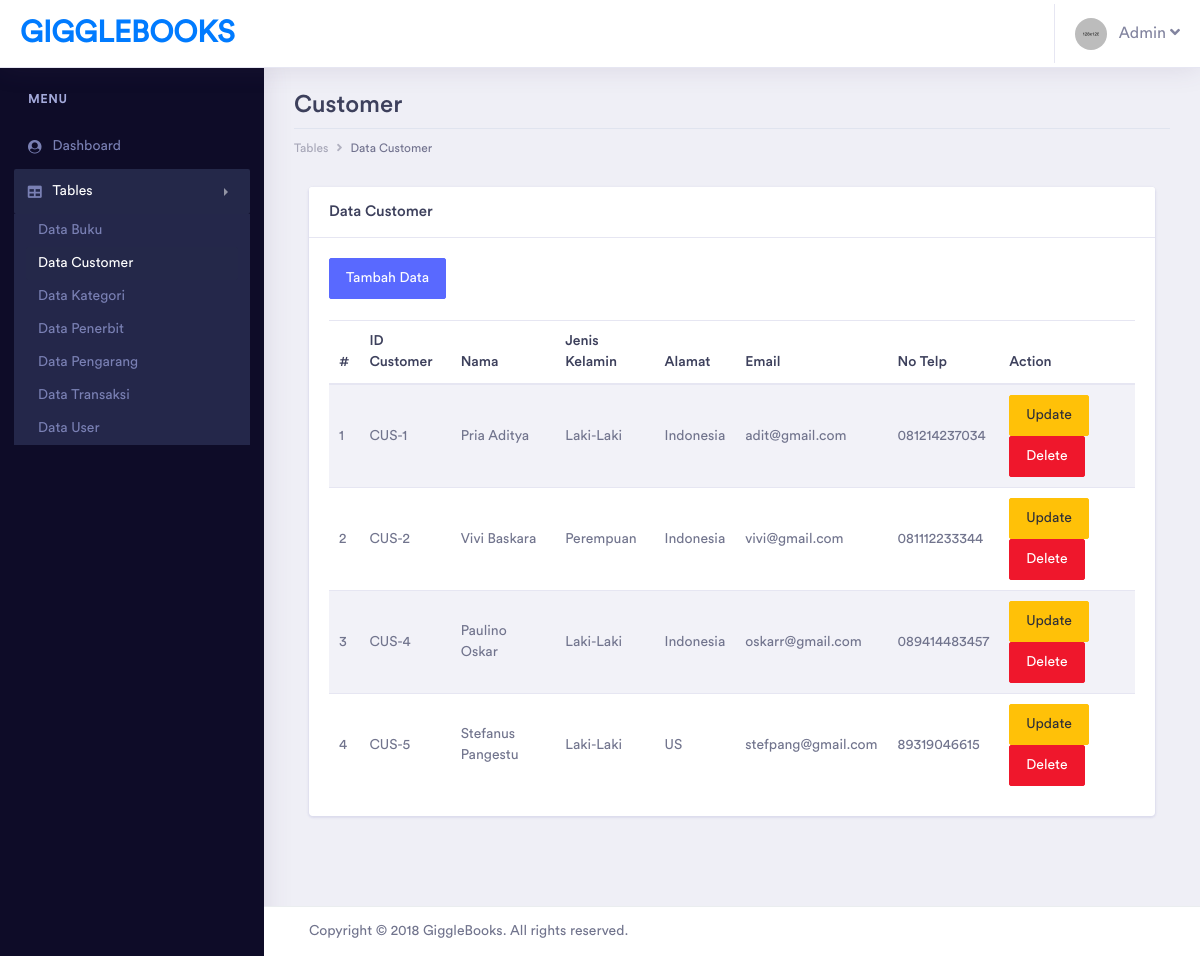
Page /GiggleBooks/admin/pages/tables/customer/table_customer.php (signed in) on the earlier database version.
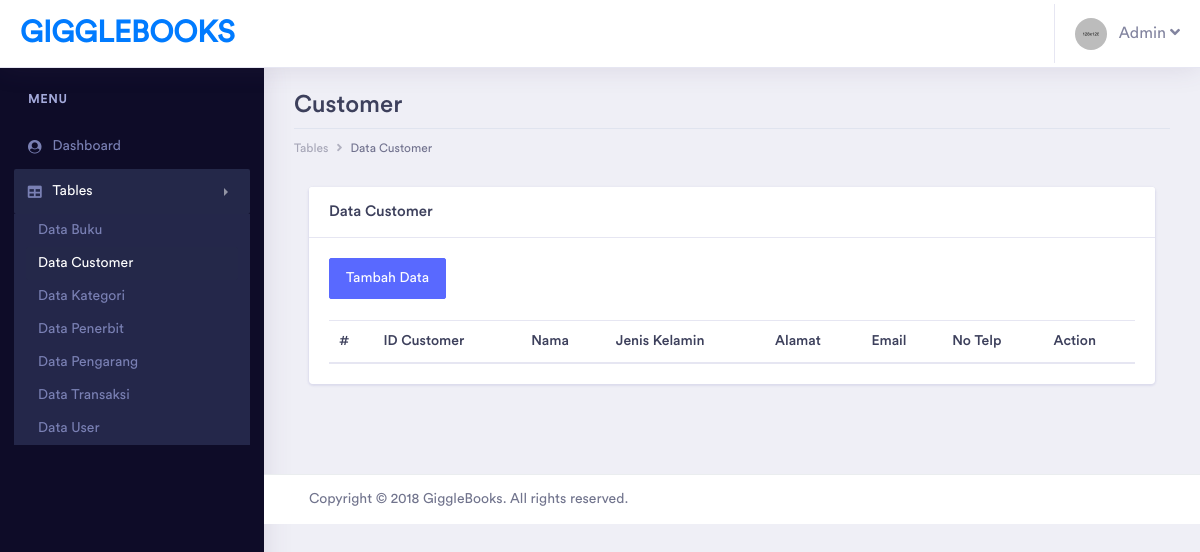
Same page on the later database version.
### tables this page shows
CREATE TABLE `customer` (
  `id_customer` varchar(20) NOT NULL,
  `nama_customer` varchar(100) NOT NULL,
  `jk_customer` enum('Laki-Laki','Perempuan') NOT NULL,
  `alamat_customer` varchar(200) NOT NULL,
  `email_customer` varchar(100) NOT NULL,
  `telp_customer` varchar(20) NOT NULL,
  `deleted` tinyint(1) NOT NULL
);

### GiggleBooks/admin/pages/tables/customer/table_customer.php (the view, shortened to what the changed rows need)
<?php
include '../../../../helper/connection.php';
?>
<?php
if(!$_SESSION['username'] && !$_SESSION['password'] && $_SESSION['tipe_user'] != "Admin")
{
    echo "
		<script type='text/javascript'>
		alert('Anda harus login terlebih dahulu!')
		window.location='../../../index.php';
		</script>";
}
else
{
?>
<!doctype html>
<html lang="en">
<head>
    <link rel="stylesheet" href="../../../assets/vendor/bootstrap/css/bootstrap.min.css">
    <link href="../../../assets/vendor/fonts/circular-std/style.css" rel="stylesheet">
    <link rel="stylesheet" href="../../../assets/libs/css/style.css">
    <link rel="stylesheet" href="../../../assets/vendor/fonts/fontawesome/css/fontawesome-all.css">
    <link rel="stylesheet" href="../../../assets/vendor/charts/chartist-bundle/chartist.css">
    <link rel="stylesheet" href="../../../assets/vendor/charts/morris-bundle/morris.css">
    <link rel="stylesheet" href="../../../assets/vendor/fonts/material-design-iconic-font/css/materialdesignicons.min.css">
    <link rel="stylesheet" href="../../../assets/vendor/charts/c3charts/c3.css">
    <link rel="stylesheet" href="../../../assets/vendor/fonts/flag-icon-css/flag-icon.min.css">
</head>
<body>
    <div class="dashboard-main-wrapper">
        <div class="dashboard-wrapper">
            <div class="dashboard-ecommerce">
                <div class="container-fluid dashboard-content ">
                    <div class="row">
                        <div class="col-xl-12 col-lg-12 col-md-12 col-sm-12 col-12">
                            <div class="page-header">
                                <h2 class="pageheader-title">Customer</h2>
                            </div>
                        </div>
                    </div>
                    <div class="col-xl-12">
                        <div class="card">
                            <div class="card-body">
                                <br><br>
                                <table class="table table-striped">
                                    <thead>
                                        <tr>
                                            <th>#</th>
                                            <th>ID Customer</th>
                                            <th>Nama</th>
                                            <th>Jenis Kelamin</th>
                                            <th>Alamat</th>
                                            <th>Email</th>
                                            <th>No Telp</th>
                                            <th>Action</th>
                                        </tr>
                                    </thead>
                                    <tbody>
                                        <?php
                                            $query = "SELECT * FROM customer where deleted=0";
                                            $result = mysqli_query($con, $query);
                                            if (mysqli_num_rows($result) > 0)
                                            {
                                                $index = 1;
                                                while($row = mysqli_fetch_assoc($result))
                                                {
                                                    $id_customer = $row['id_customer'];
                                                    echo "
                                                    <tr>
                                                        <td>" . $index++ . "</td>
                                                        <td>" . $row["id_customer"] . "</td>
                                                        <td>" . $row["nama_customer"] . "</td>
                                                        <td>" . $row["jk_customer"] . "</td>
                                                        <td>" . $row["alamat_customer"] . "</td>
                                                        <td>" . $row["email_customer"] . "</td>
                                                        <td>" . $row["telp_customer"] . "</td>
                                                        <td>
                                                            <a href='form_edit_customer.php?id_customer=$id_customer' class='btn btn-warning'>Update</a>
                                                            <a href='process/delete_customer.php?id_customer=$id_customer' class='btn btn-danger'>Delete</a>
                                                        </td>
                                                    </tr>
                                                    ";
                                                }
                                            }
                                            ?>
                                    </tbody>
                                </table>
                            </div>
                        </div>
                    </div>
                </div>
            </div>
        </div>
    </div>
</body>
</html>
<?php } ?>

Differences in the rows shown:
removed customer: id_customer "CUS-1", nama_customer "Pria Aditya", jk_customer "Laki-Laki", alamat_customer "Indonesia", email_customer "adit@gmail.com", telp_customer "081214237034"
removed customer: id_customer "CUS-2", nama_customer "Vivi Baskara", jk_customer "Perempuan", alamat_customer "Indonesia", email_customer "vivi@gmail.com", telp_customer "081112233344"
removed customer: id_customer "CUS-4", nama_customer "Paulino Oskar", jk_customer "Laki-Laki", alamat_customer "Indonesia", email_customer "oskarr@gmail.com", telp_customer "089414483457"
removed customer: id_customer "CUS-5", nama_customer "Stefanus Pangestu", jk_customer "Laki-Laki", alamat_customer "US", email_customer "stefpang@gmail.com", telp_customer "89319046615"
